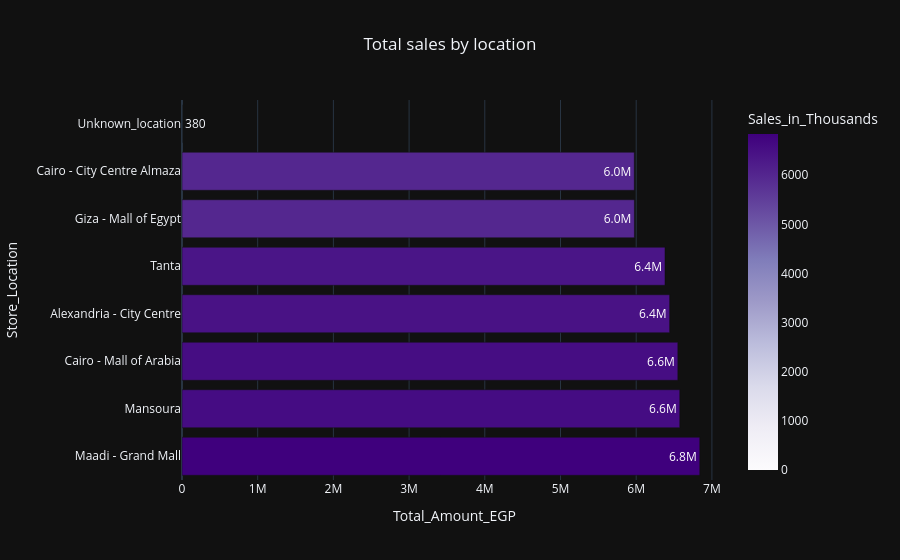

This figure's notebook cell:
### Code cell
fig_bar_1 = px.bar(
    sales_by_location,
    x='Total_Amount_EGP',
    y='Store_Location',
    title='Total sales by location',
    color='Sales_in_Thousands',
    color_continuous_scale='purples',
    template="plotly_dark",
    text_auto=".2s"

)
fig_bar_1.update_layout(title_x=0.5
)
fig_bar_1.show()

### Figure 1 — Plotly figure (JSON) as saved in the notebook; plotly's stock layout.template omitted (floating-point values rounded to 4 significant figures)
{"data": [{"hovertemplate": "Total_Amount_EGP=%{x}<br>Store_Location=%{y}<br>Sales_in_Thousands=%{marker.color}<extra></extra>", "legendgroup": "", "marker": {"color": [6839.0, 6576.0, 6550.0, 6442.0, 6380.0, 5977.0, 5975.0, 0.38], "coloraxis": "coloraxis", "pattern": {"shape": ""}}, "name": "", "orientation": "h", "showlegend": false, "textposition": "auto", "texttemplate": "%{x:.2s}", "type": "bar", "x": [6839000.0, 6576000.0, 6550000.0, 6442000.0, 6380000.0, 5977000.0, 5975000.0, 378.2], "xaxis": "x", "y": ["Maadi - Grand Mall", "Mansoura", "Cairo - Mall of Arabia", "Alexandria - City Centre", "Tanta", "Giza - Mall of Egypt", "Cairo - City Centre Almaza", "Unknown_location"], "yaxis": "y"}], "layout": {"barmode": "relative", "coloraxis": {"autocolorscale": false, "colorbar": {"title": {"text": "Sales_in_Thousands"}}, "colorscale": [[0, "rgb(252,251,253)"], [0.125, "rgb(239,237,245)"], [0.25, "rgb(218,218,235)"], [0.375, "rgb(188,189,220)"], [0.5, "rgb(158,154,200)"], [0.625, "rgb(128,125,186)"], [0.75, "rgb(106,81,163)"], [0.875, "rgb(84,39,143)"], [1, "rgb(63,0,125)"]]}, "legend": {"tracegroupgap": 0}, "title": {"text": "Total sales by location", "x": 0.5}, "xaxis": {"anchor": "y", "domain": [0, 1], "title": {"text": "Total_Amount_EGP"}}, "yaxis": {"anchor": "x", "domain": [0, 1], "title": {"text": "Store_Location"}}}}
